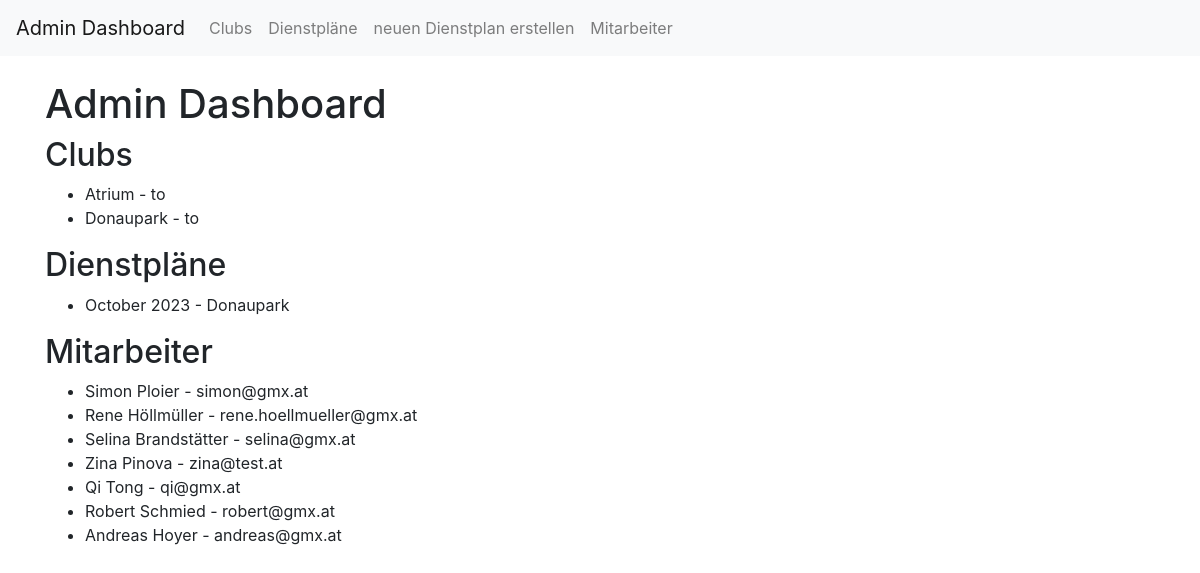
/admin_dashboard/, run on the app's committed database.
### schedule/models.py (models this page shows, shortened)
class Club(models.Model):
    name = models.CharField(max_length=200)

class Dienstplan(models.Model):
    club = models.ForeignKey(Club, on_delete=models.CASCADE)
    month = models.IntegerField()  # 1: January, 2: February, ..., 12: December
    year = models.IntegerField()
    minimale_arbeitszeit = models.PositiveSmallIntegerField()
    maximale_arbeitszeit = models.PositiveSmallIntegerField()
    def __str__(self):
        return f"{self.get_month_display()} {self.year} - {self.club.name}"
    def get_month_display(self):
        return [
            "January", "February", "March", "April", "May",
            "June", "July", "August", "September", "October",
            "November", "December"
        ][self.month - 1]

class Employee(models.Model):
    user = models.OneToOneField(User, on_delete=models.CASCADE)
    id = models.SmallIntegerField(primary_key=True, default=0)
    first_name = models.CharField(max_length=255)
    last_name = models.CharField(max_length=255)
    email = models.EmailField(unique=True)
    club = models.ForeignKey(Club, on_delete=models.CASCADE)
    weekly_hours = models.FloatField(help_text="Bitte geben Sie die wöchentliche Arbeitszeit in Stunden ein.")
    color = models.CharField(null=True, max_length=7, help_text="Hinterlegen Sie den Farbcode in #hex")

### schedule/views.py (the view)
# urls.py: path('admin_dashboard/', views.admin_dashboard, name='admin_dashboard'),
def admin_dashboard(request):
    clubs = Club.objects.all()
    dienstplanes = Dienstplan.objects.all()
    employees = Employee.objects.all()
    shifts = Shift.objects.all()
    context = {
        'clubs': clubs,
        'dienstplanes': dienstplanes,
        'employees': employees,
        'shifts': shifts
    }
    return render(request, 'schedule/admin_dashboard.html', context)

### templates/schedule/admin_dashboard.html
{% extends 'schedule/base_admin.html' %}
{% block content %}
    <h1>Admin Dashboard</h1>
    <h2 id="clubs">Clubs</h2>
    <ul>
        {% for club in clubs %}
            <li>{{ club.name }} - {{ club.opening_time }} to {{ club.closing_time }}</li>
        {% endfor %}
    </ul>
    <h2 id="dienstplanes">Dienstpläne</h2>
    <ul>
        {% for dienstplan in dienstplanes %}
            <li>{{ dienstplan }}</li>
        {% endfor %}
    </ul>
    <h2 id="employees">Mitarbeiter</h2>
    <ul>
        {% for employee in employees %}
            <li>{{ employee.first_name }} {{ employee.last_name }} - {{ employee.email }}</li>
        {% endfor %}
    </ul>
{% endblock %}

### templates/schedule/base_admin.html (shortened to what this page needs)
<!DOCTYPE html>
<!DOCTYPE html>
<html lang="en">
<head>
    <link href="https://maxcdn.bootstrapcdn.com/bootstrap/4.0.0/css/bootstrap.min.css" rel="stylesheet">
</head>
<body>
<nav class="navbar navbar-expand-lg navbar-light bg-light">
    <a class="navbar-brand" href="{% url 'admin_dashboard' %}">Admin Dashboard</a>
    <div class="collapse navbar-collapse" id="navbarNav">
        <ul class="navbar-nav">
            <li class="nav-item">
                <a class="nav-link" href="{% url 'manage_club' %}#clubs">Clubs</a>
            </li>
            <li class="nav-item">
                <a class="nav-link" href="{% url 'dienstplan' %}">Dienstpläne</a>
            </li>
            <li class="nav-item">
                <a class="nav-link" href="{% url 'create_schedule' %}">neuen Dienstplan erstellen</a>
            </li>
            <li class="nav-item">
                <a class="nav-link" href="{% url 'manage_employee' %}#employee">Mitarbeiter</a>
            </li>
        </ul>
    </div>
</nav>
<div class="container mt-4">
    {% block content %}{% endblock %}
</div>
</body>
</html>

### data on the page
Club: name "Atrium"
Club: name "Donaupark"
Dienstplan: month+year+club "October 2023 - Donaupark"
Employee: first_name "Simon", last_name "Ploier", email "simon@gmx.at"
Employee: first_name "Rene", last_name "Höllmüller", email "rene.hoellmueller@gmx.at"
Employee: first_name "Selina", last_name "Brandstätter", email "selina@gmx.at"
Employee: first_name "Zina", last_name "Pinova", email "zina@test.at"
Employee: first_name "Qi", last_name "Tong", email "qi@gmx.at"
Employee: first_name "Robert", last_name "Schmied", email "robert@gmx.at"
Employee: first_name "Andreas", last_name "Hoyer", email "andreas@gmx.at"
